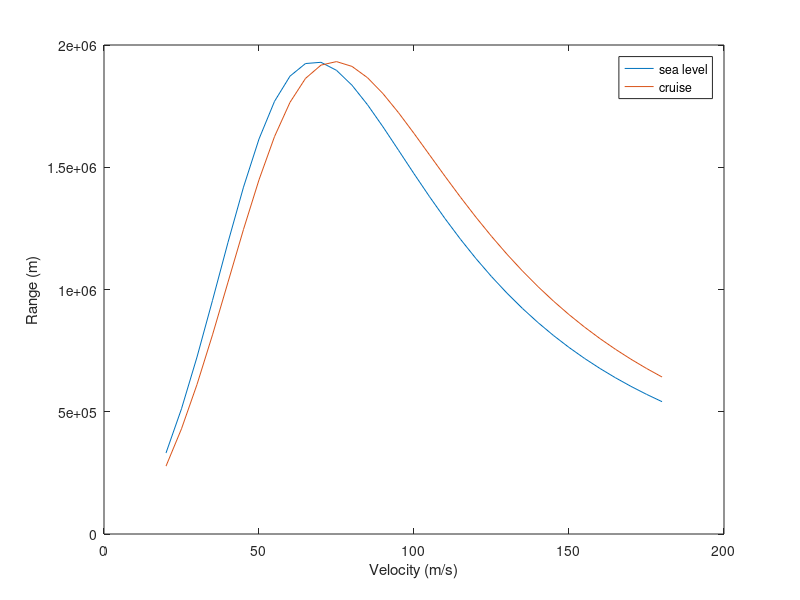

Recreate this plot in MATLAB.
clc;
% Range
W= 8600 * 9.81;
W1= 7400 * 9.81;
S= 38.8;
e= 0.8;
AR= 8.351;
CDo= 0.028; % CFD
Vel=20:5:180;
c=9.156*10^(-7); %1/m
eta=0.86;
%%
CL=zeros(1,length(Vel));
CD=zeros(1,length(Vel));
LD=zeros(1,length(Vel));
Roc=zeros(1,length(Vel));
CL2=zeros(1,length(Vel));
CD2=zeros(1,length(Vel));
LD2=zeros(1,length(Vel));
R=zeros(1,length(Vel));
R2=zeros(1,length(Vel));


for numVel=1:length(Vel)
 V=Vel(numVel);
 CL(numVel)= W/(.5*1.225*V^2*S);
 CD(numVel)= CDo + CL(numVel)^2/(pi*e*AR);
 LD(numVel)= (CL(numVel)/CD(numVel));
 R(numVel)= (eta/c)*LD(numVel)*log(W/W1);
end
%at 6000ft 1.02368
for numVel=1:length(Vel)
 V=Vel(numVel);
 CL2(numVel)= W/(.5*1.02368*V^2*S);
 CD2(numVel)= CDo + CL2(numVel)^2/(pi*e*AR);
 LD2(numVel)= (CL2(numVel)/CD2(numVel));
 R2(numVel)= (eta/c)*LD2(numVel)*log(W/W1);
end
figure(2)
plot(Vel,R,Vel,R2)
xlabel('Velocity (m/s)')
ylabel('Range (m)')
legend('sea level','cruise')